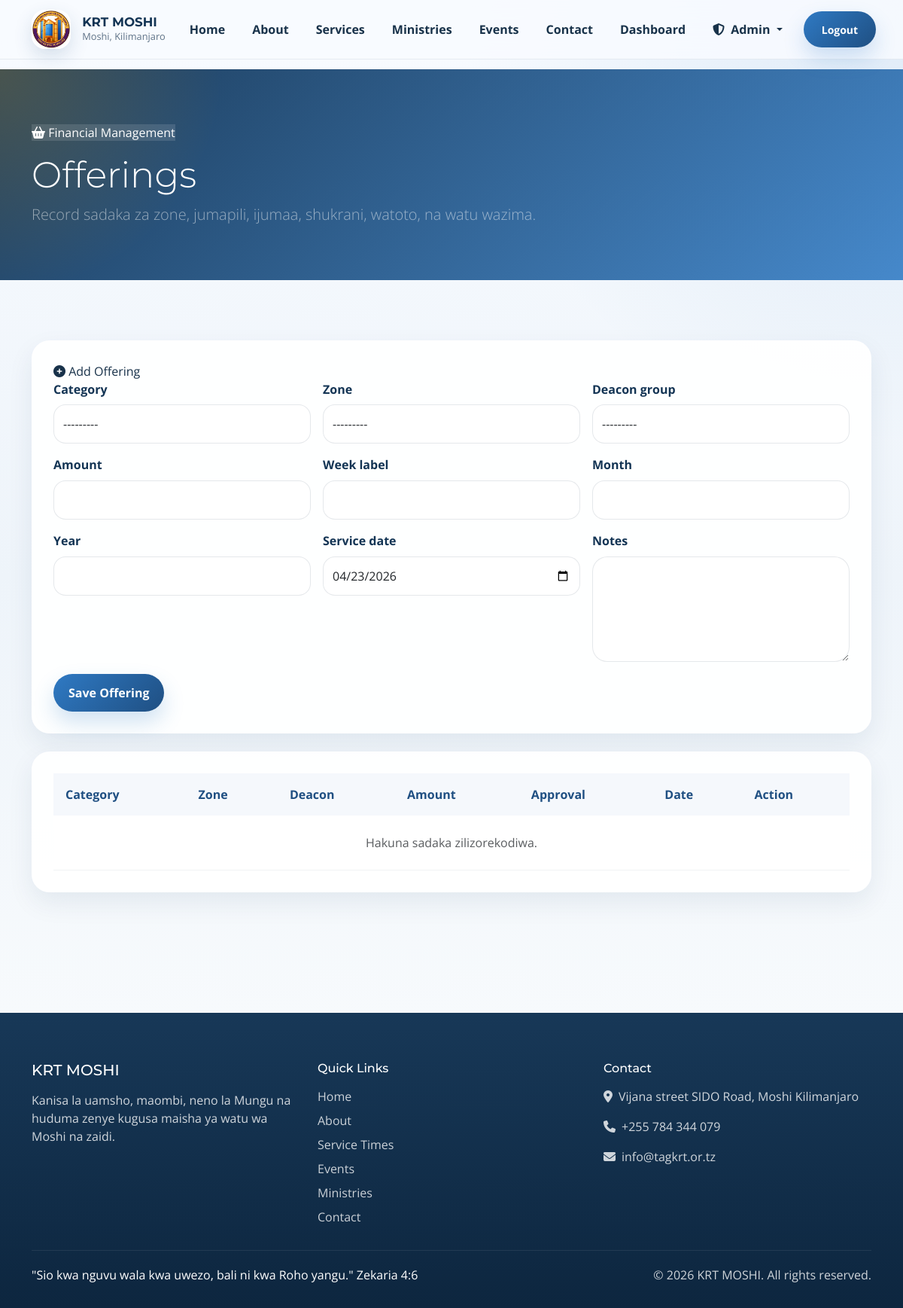
/dashboard/financial/offerings/ (signed in), run on the app's committed database.
### core/models.py (models this page shows, shortened)
class SiteConfig(models.Model):
    site_name = models.CharField(max_length=200, default="VCCT Mbezi Beach")
    site_logo = ResizedImageField(
        size=[200, 200],
        quality=85,
        upload_to='config/',
        blank=True,
        null=True,
        help_text="Logo size: 200x200 pixels"
    )
    site_favicon = ResizedImageField(
        size=[64, 64],
        quality=85,
        upload_to='config/',
        blank=True,
        null=True,
        help_text="Favicon size: 64x64 pixels"
    )
    hero_bg_image = ResizedImageField(
        size=[1920, 1080],
        quality=85,
        upload_to='config/',
        blank=True,
        null=True,
        help_text="Hero background size: 1920x1080 pixels"
    )
    contact_email = models.EmailField(default="info@tagkrt.or.tz")
    contact_phone = models.CharField(max_length=20, default="+255 784 344 079")
    address = models.TextField(default="Vijana street SIDO Road, Moshi Kilimanjaro")
    facebook_url = models.URLField(blank=True, null=True)
    twitter_url = models.URLField(blank=True, null=True)
    instagram_url = models.URLField(blank=True, null=True)
    youtube_url = models.URLField(blank=True, null=True)
    whatsapp_number = models.CharField(max_length=20, blank=True, null=True)
    about_us = RichTextUploadingField(blank=True, null=True)
    mission = RichTextUploadingField(blank=True, null=True)
    vision = RichTextUploadingField(blank=True, null=True)
    updated_at = models.DateTimeField(auto_now=True)
    class Meta:
        verbose_name = "Site Configuration"
        verbose_name_plural = "Site Configuration"

### core/views.py (the view, shortened to what this page needs)
# urls.py: path('dashboard/financial/offerings/', views.financial_offerings, name='financial_offerings'),
@login_required
def financial_offerings(request):
    profile = get_user_profile(request.user)
    if not profile or profile.role not in {'secretary', 'accountant', 'zone_leader', 'deacon_leader'}:
        messages.error(request, 'You do not have permission to manage offerings.')
        return redirect('core:dashboard')
    site_config = get_site_config()
    zone_scope, deacon_scope = get_user_scope(profile, request.user)
    can_edit = profile.role in {'secretary', 'accountant', 'zone_leader', 'deacon_leader'} or request.user.is_superuser
    form = OfferingRecordForm()
    offerings = OfferingRecord.objects.select_related('category', 'zone', 'deacon_group', 'recorded_by').order_by('-service_date', '-created_at')
    offerings = filter_contributions_by_scope(offerings, zone_scope, deacon_scope)
    context = {
        'site_config': site_config,
        'profile': profile,
        'form': form,
        'offerings': paginate_queryset(request, offerings, 12),
        'can_edit': can_edit,
        'zone_scope': zone_scope,
        'deacon_scope': deacon_scope,
    }
    return render(request, 'core/financial_offerings.html', context)

### templates/core/financial_offerings.html (shortened to what this page needs)
{% extends "base.html" %}
{% block content %}
<section class="page-hero"><div class="container"><span class="eyebrow"><i class="fas fa-basket-shopping"></i> Financial Management</span><h1 class="display-5 text-white mt-3">Offerings</h1><p class="lead text-white-50">Record sadaka za zone, jumapili, ijumaa, shukrani, watoto, na watu wazima.</p></div></section>
<section class="site-section"><div class="container">
    {% if can_edit %}
    <div class="content-panel mb-4">
        <span class="eyebrow mb-3"><i class="fas fa-plus-circle"></i> Add Offering</span>
        <form method="post" class="row g-3">
            {% for field in form %}
            <div class="col-md-4"><label class="form-label">{{ field.label }}</label>{{ field }}</div>
            {% endfor %}
            <div class="col-12"><button type="submit" class="btn btn-primary">Save Offering</button></div>
        </form>
    </div>
    {% endif %}
    <div class="content-panel">
        <div class="table-responsive">
            <table class="table">
                <thead><tr><th>Category</th><th>Zone</th><th>Deacon</th><th>Amount</th><th>Approval</th><th>Date</th><th>Action</th></tr></thead>
                <tbody>
                    {% for item in offerings %}
                    <tr>
                        <td>{{ item.category.name }}</td>
                        <td>{{ item.zone.name|default:"All" }}</td>
                        <td>{{ item.deacon_group.name|default:"General" }}</td>
                        <td>{{ item.amount }}</td>
                        <td>{{ item.get_approval_status_display }}</td>
                        <td>{{ item.service_date|date:"M d, Y" }}</td>
                        <td>{% if can_edit %}<div class="d-flex gap-2 flex-wrap"><a href="{% url 'core:financial_offering_edit' item.id %}" class="btn btn-outline-primary btn-sm">Edit</a><a href="{% url 'core:offering_receipt' item.id %}" class="btn btn-outline-secondary btn-sm">Receipt</a><form method="post" onsubmit="return confirm('Delete this offering?');">{% csrf_token %}<input type="hidden" name="action" value="delete_offering"><input type="hidden" name="offering_id" value="{{ item.id }}"><button type="submit" class="btn btn-outline-danger btn-sm">Delete</button></form></div>{% else %}<div class="d-flex gap-2 flex-wrap"><a href="{% url 'core:offering_receipt' item.id %}" class="btn btn-outline-secondary btn-sm">Receipt</a></div>{% endif %}</td>
                    </tr>
                    {% empty %}
                    <tr><td colspan="7" class="text-center py-4 text-muted">Hakuna sadaka zilizorekodiwa.</td></tr>
                    {% endfor %}
                </tbody>
            </table>
        </div>
    </div>
</div></section>
{% endblock %}

### templates/base.html (shortened to what this page needs)
<!DOCTYPE html>
{% load static %}
<html lang="en">
<head>
    <link href="https://cdn.jsdelivr.net/npm/bootstrap@5.3.3/dist/css/bootstrap.min.css" rel="stylesheet">
    <link rel="stylesheet" href="https://cdnjs.cloudflare.com/ajax/libs/font-awesome/6.5.2/css/all.min.css">
    <link rel="stylesheet" href="{% static 'css/style.css' %}">
</head>
<body>
    <nav class="navbar navbar-expand-lg fixed-top">
        <div class="container">
            <a class="navbar-brand d-flex align-items-center" href="{% url 'core:home' %}">
                {% if site_config.site_logo %}
                <img src="{{ site_config.site_logo.url }}" alt="{{ site_config.site_name|default:'KRT Logo' }}">
                {% endif %}
                <div>
                    <div class="navbar-brand-text">{{ site_config.site_name|default:"Kilimanjaro Revival Temple" }}</div>
                    <div class="navbar-brand-subtitle">Moshi, Kilimanjaro</div>
                </div>
            </a>
            <div class="collapse navbar-collapse" id="navbarMain">
                <ul class="navbar-nav ms-auto align-items-lg-center gap-lg-1">
                    <li class="nav-item"><a class="nav-link" href="{% url 'core:home' %}">Home</a></li>
                    <li class="nav-item"><a class="nav-link" href="{% url 'core:about' %}">About</a></li>
                    <li class="nav-item"><a class="nav-link" href="{% url 'core:services' %}">Services</a></li>
                    <li class="nav-item"><a class="nav-link" href="{% url 'core:ministries' %}">Ministries</a></li>
                    <li class="nav-item"><a class="nav-link" href="{% url 'core:events' %}">Events</a></li>
                    <li class="nav-item"><a class="nav-link" href="{% url 'core:contact' %}">Contact</a></li>
                    {% if user.is_authenticated %}
                    <li class="nav-item"><a class="nav-link" href="{% url 'core:dashboard' %}">Dashboard</a></li>
                    {% if user.is_staff or user.is_superuser %}
                    <li class="nav-item dropdown">
                        <a class="nav-link dropdown-toggle" href="#" role="button" data-bs-toggle="dropdown" aria-expanded="false">
                            <i class="fas fa-shield-alt me-1"></i> Admin
                        </a>
                    </li>
                    {% endif %}
                    <li class="nav-item ms-lg-2">
                        <form method="post" action="{% url 'accounts:logout' %}">
                            <button type="submit" class="btn btn-primary btn-sm px-4">Logout</button>
                        </form>
                    </li>
                    {% else %}
                    <li class="nav-item"><a class="nav-link" href="{% url 'accounts:login' %}">Login</a></li>
                    <li class="nav-item ms-lg-2"><a class="btn btn-primary btn-sm px-4" href="{% url 'accounts:signup' %}">Join Us</a></li>
                    {% endif %}
                </ul>
            </div>
        </div>
    </nav>
    <div class="page-shell">
        <main class="page-content">
            {% block content %}{% endblock %}
        </main>
        <footer class="footer-shell">
            <div class="container">
                <div class="row g-4">
                    <div class="col-lg-4">
                        <h5 class="mb-3">{{ site_config.site_name|default:"Kilimanjaro Revival Temple" }}</h5>
                        <p class="mb-4">Kanisa la uamsho, maombi, neno la Mungu na huduma zenye kugusa maisha ya watu wa Moshi na zaidi.</p>
                    </div>
                    <div class="col-lg-4">
                        <h6 class="mb-3">Quick Links</h6>
                        <div class="footer-links d-grid gap-2">
                            <a href="{% url 'core:home' %}">Home</a>
                            <a href="{% url 'core:about' %}">About</a>
                            <a href="{% url 'core:services' %}">Service Times</a>
                            <a href="{% url 'core:events' %}">Events</a>
                            <a href="{% url 'core:ministries' %}">Ministries</a>
                            <a href="{% url 'core:contact' %}">Contact</a>
                        </div>
                    </div>
                    <div class="col-lg-4">
                        <h6 class="mb-3">Contact</h6>
                        <div class="d-grid gap-3">
                            <div><i class="fas fa-location-dot me-2"></i>{{ site_config.address|default:"Vijana Street, SIDO Road, Moshi Kilimanjaro" }}</div>
                            <div><i class="fas fa-phone me-2"></i>{{ site_config.contact_phone|default:"+255 784 344 079" }}</div>
                            <div><i class="fas fa-envelope me-2"></i>{{ site_config.contact_email|default:"info@tagkrt.or.tz" }}</div>
                        </div>
                    </div>
                </div>
                <div class="footer-bottom d-flex flex-column flex-md-row justify-content-between gap-2">
                    <div class="footer-verse">"Sio kwa nguvu wala kwa uwezo, bali ni kwa Roho yangu." Zekaria 4:6</div>
                    <div>&copy; {% now "Y" %} {{ site_config.site_name|default:"Kilimanjaro Revival Temple" }}. All rights reserved.</div>
                </div>
            </div>
        </footer>
    </div>
</body>
</html>

### data on the page
SiteConfig: site_logo (picture), site_name "KRT MOSHI", address "Vijana street SIDO Road, Moshi Kilimanjaro", contact_phone "+255 784 344 079", contact_email "info@tagkrt.or.tz"

### other printed values
{{ field.label }} "Category" "Zone" "Deacon group" "Amount" "Week label" "Month" "Year" "Service date" "Notes"
